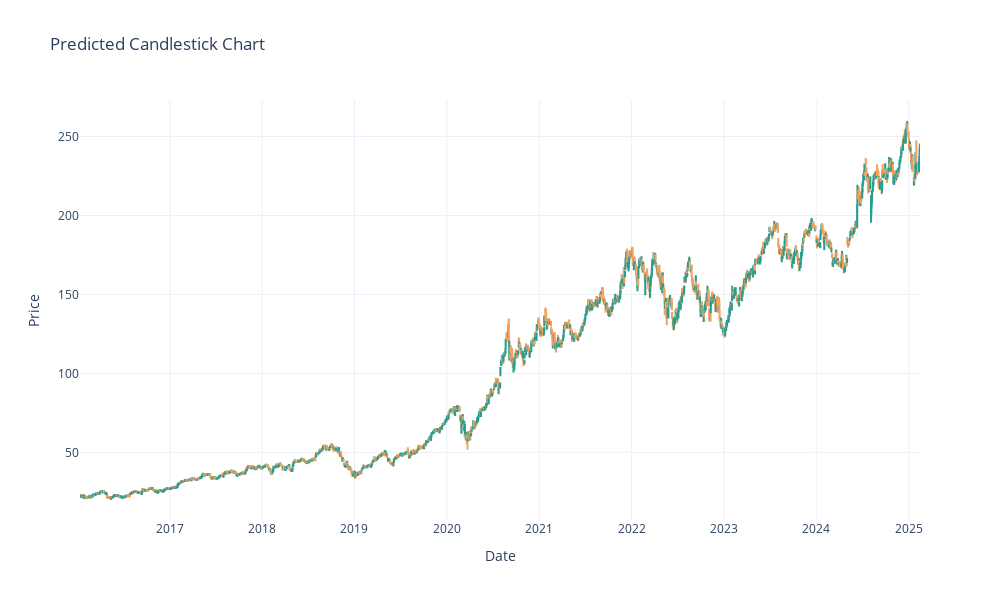

The notebook cell saved with this chart:
### Code cell
df['Date'] = pd.to_datetime(df['Date'])

df.set_index('Date', inplace=True)

final_df = df[['Open', 'High', 'Low', 'Close']]

candle = go.Candlestick(x=final_df.index, open=final_df['Open'],
                        high=final_df['High'], low=final_df['Low'],
                        close=final_df['Close'], name='Candlestick',
                        increasing_line_color='#2a9d8f',
                        decreasing_line_color='#f4a261'
)

fig = go.Figure([candle])

fig.update_layout(
    title='Predicted Candlestick Chart',
    xaxis_title='Date',
    yaxis_title='Price',
    xaxis_rangeslider_visible=False,
    template='plotly_white',
    height=600,
    width=1000
)

fig.show()

### Figure 1 — Plotly figure (JSON) as saved in the notebook; plotly's stock layout.template omitted (floating-point values rounded to 4 significant figures; data arrays with more than 128 entries replaced by an {"elided": "..."} marker saying what was removed)
{"data": [{"close": {"elided": "2288 float values"}, "decreasing": {"line": {"color": "#f4a261"}}, "high": {"elided": "2288 float values"}, "increasing": {"line": {"color": "#2a9d8f"}}, "low": {"elided": "2288 float values"}, "name": "Candlestick", "open": {"elided": "2288 float values"}, "type": "candlestick", "x": {"elided": "2288 str values"}}], "layout": {"height": 600, "title": {"text": "Predicted Candlestick Chart"}, "width": 1000, "xaxis": {"rangeslider": {"visible": false}, "title": {"text": "Date"}}, "yaxis": {"title": {"text": "Price"}}}}
